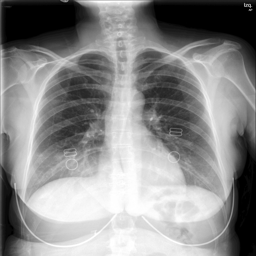
#> input picture imagen_medica.png, 256 x 256 px
$ python evaluacion1.py   (older library calls are emulated)
#> lines starting #> are read from the running program, lines starting #| are printed output that depends on the picture
import cv2
import matplotlib.pyplot as plt
import numpy as np

#todos las actividades del readme las cree en un solo archivo

# Actividad 1
#primero leemos la imagen a escala de grises
img = cv2.imread('imagen_medica.png', cv2.IMREAD_GRAYSCALE)
#> img is the input picture: shape (256, 256); min 0, max 255, mean 139.1
plt.imshow(img, cmap='gray')
plt.title('Imagen original: ')
plt.axis('off')
plt.show()

#se recorto la imagen a un tamaño de 100 x 100 px
recorte = img[0:100, 0:100]
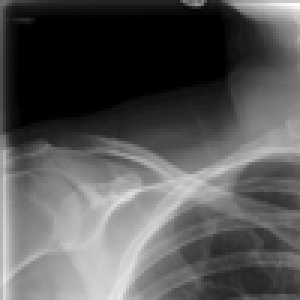
#> recorte: shape (100, 100) (shown 3 times larger); min 0, max 255, mean 85.2
resized = cv2.resize(img, (200, 200)) # redimensionamos la imagen a un tamaño de 200 x 200 px

#se imprime la imagen recortada
plt.figure(figsize=(10, 5))
plt.subplot(1, 2, 1)
plt.imshow(recorte, cmap='gray')
plt.title('Imagen recortada: ')
plt.axis('off')

# se imprime la imagen redimensionada
plt.subplot(1, 2, 2)
plt.imshow(resized, cmap='gray')
plt.title('Imagen redimensionada: ')
plt.axis('off')
plt.show()
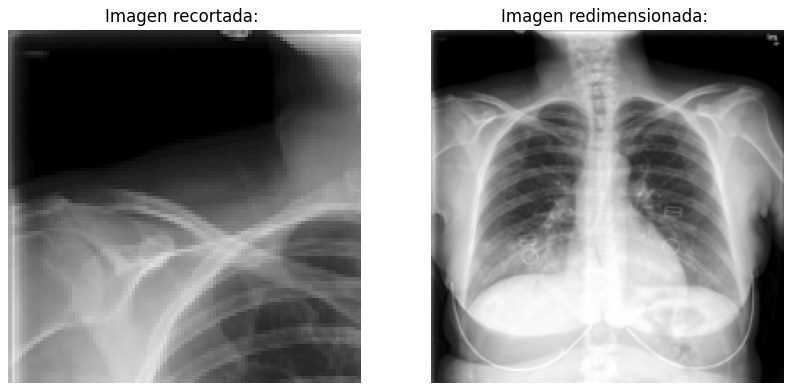
#> figure drawn by matplotlib, 2 panels

#Actividad 2
# se aplican los filtros Gaussian Blur, sobel y canny
blurred = cv2.GaussianBlur(img, (5, 5), 0)
bordes = cv2.Sobel(img, cv2.CV_64F, 1, 0, ksize = 5)
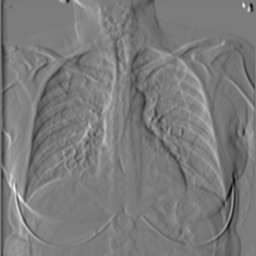
#> bordes: shape (256, 256) float64; min -5304, max 5586, mean -37.9; drawn with min black and max white
canny = cv2.Canny(img, 50, 150)
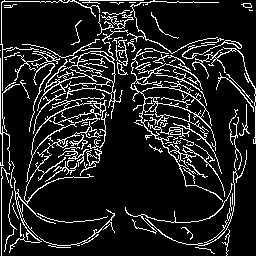
#> canny: shape (256, 256); 13% white in thin lines or dots

#se imprime la imagen original
plt.figure(figsize=(10, 10))
plt.subplot(2, 2, 1)
plt.imshow(img, cmap='gray')
plt.title('Imagen Original: ')
plt.axis('off')

#imagen suavisada
plt.subplot(2, 2, 2)
plt.imshow(blurred, cmap='gray')
plt.title('Imagen suavizada: ')
plt.axis('off')

# imagen con el filtro sobel
plt.subplot(2, 2, 3)
plt.imshow(bordes, cmap='gray')
plt.title('Imagen bordes sobel: ')
plt.axis('off')

# imagen con bordes canny
plt.subplot(2, 2, 4)
plt.imshow(canny, cmap='gray')
plt.title('Imagen bordes canny: ')
plt.axis('off')
plt.show()

#Actividad 3
# se genera el histograma de la imagen y se muestra
histograma_original = cv2.calcHist([img], [0], None, [256], [0, 256])
#> histograma_original = 256 values, max 5388 at index 0, min 52 at index 12, mean 256
plt.figure()
plt.title('Histograma original: ')
plt.xlabel('Intensidad de pixeles')
plt.ylabel('Frecuencia')
plt.plot(histograma_original)
plt.xlim([0, 256])
plt.show()
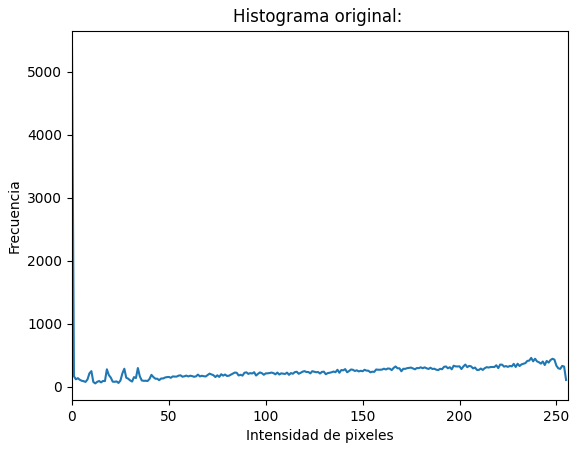
#> figure drawn by matplotlib, 1 panel; curve peaks at x = 0, y = 5388

#se genera la ecualización de la imagen
imagen_ecualizada = cv2.equalizeHist(img)
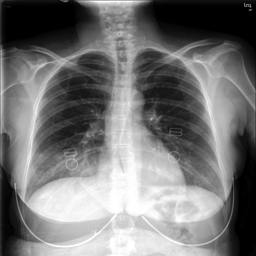
#> imagen_ecualizada: shape (256, 256); min 0, max 255, mean 117.5
cv2.imshow('Imagen ecualizada: ', imagen_ecualizada)
cv2.waitKey(0)
cv2.destroyAllWindows()

# se aplica la ecualizacion a de histograma a la imagen
histograma_ecualizado = cv2.calcHist([imagen_ecualizada], [0], None, [256], [0, 256])
#> histograma_ecualizado = 256 values, max 5388 at index 0, min 0 at index 101, mean 256

#se muestra el histograma  ecualizado
plt.title('Histograma ecualizado: ')
plt.xlabel('Intensidad de pixeles')
plt.ylabel('Frecuencia')
plt.plot(histograma_ecualizado)
plt.xlim([0, 256])
plt.show()
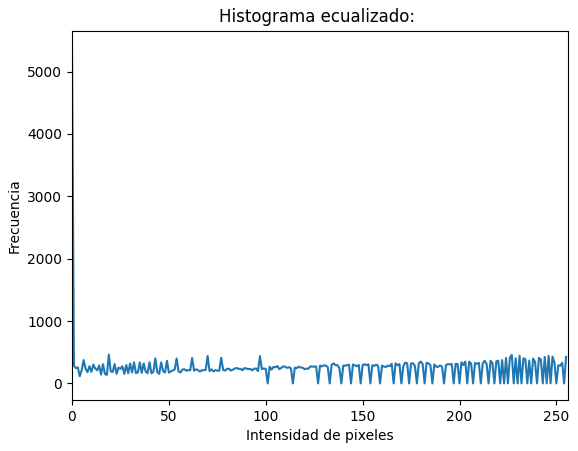
#> figure drawn by matplotlib, 1 panel; curve peaks at x = 0, y = 5388
